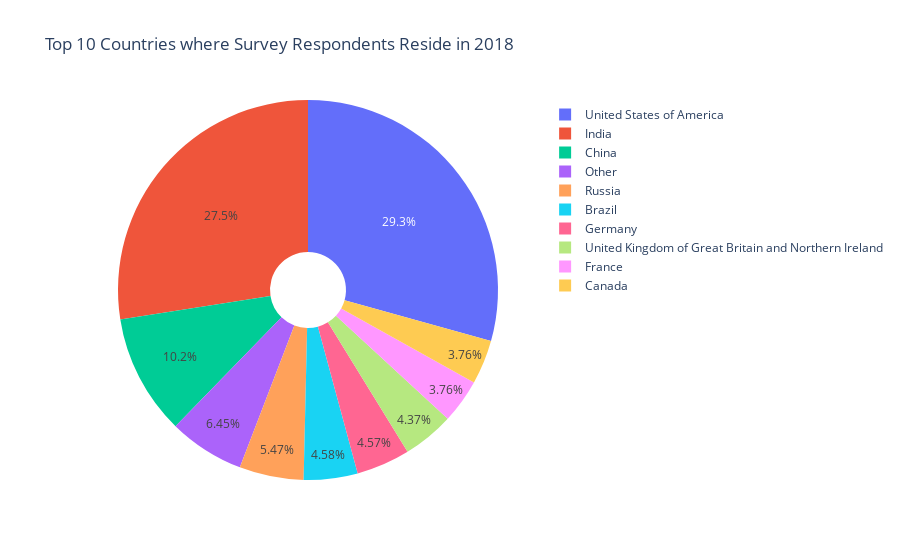

Notebook code cell kept with this figure:
### Code cell
import plotly.graph_objects as go

top_n = 10
labels = df_test['Q3'].unique()[:top_n]
values = df_test['count'][:top_n]

fig = go.Figure(data =[go.Pie(labels = labels, values = values, hole = 0.2)])
fig.update_layout(title_text = 'Top {} Countries where Survey Respondents Reside in 2018'.format(top_n))
fig.show()

#use to create 2019 and 2017 pie chart
#fig.add_trace(go.Pie(labels=labels, values=[38, 27, 18, 10, 7], name='Starry Night',
             #        marker_colors=night_colors), 1, 1)

### Figure 1 — Plotly figure (JSON) as saved in the notebook; plotly's stock layout.template omitted (floating-point values rounded to 4 significant figures)
{"data": [{"hole": 0.2, "labels": ["United States of America", "India", "China", "Other", "Russia", "Brazil", "Germany", "United Kingdom of Great Britain and Northern Ireland", "France", "Canada"], "type": "pie", "values": [4714, 4417, 1644, 1036, 879, 736, 734, 702, 604, 604]}], "layout": {"title": {"text": "Top 10 Countries where Survey Respondents Reside in 2018"}}}
